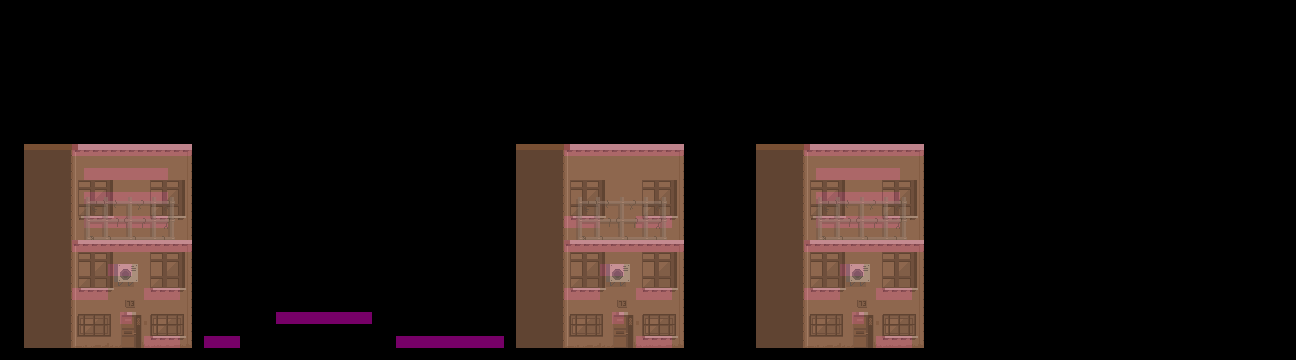

A level layout from a 2D game, rendered from its tile map. Below: a short description, then the map file with tile-grid data replaced by summaries:
An orthogonal 108x30 tile map with 12x12 px tiles, 3 tile layers (platformLayer, buildingsLayer, scaffoldLayer), 1 hidden layer not drawn, 4 tilesets.

<map version="1.0" tiledversion="1.0.2" orientation="orthogonal" renderorder="right-down" width="108" height="30" tilewidth="12" tileheight="12" nextobjectid="27">
 <tileset firstgid="1" name="platformTile" tilewidth="12" tileheight="12" tilecount="1" columns="1">
  <image source="platformTile.png" trans="22ff29" width="12" height="12" />
 </tileset>
 <tileset firstgid="2" name="groundTile" tilewidth="12" tileheight="12" tilecount="1" columns="1">
  <image source="groundTile.png" trans="22ff29" width="12" height="12" />
 </tileset>
 <tileset firstgid="3" name="building_01" tilewidth="12" tileheight="12" tilecount="238" columns="14">
  <image source="building_01.png" trans="22ff29" width="174" height="204" />
 </tileset>
 <tileset firstgid="241" name="billboard_scaffold" tilewidth="12" tileheight="12" tilecount="32" columns="8">
  <image source="billboard_scaffold.png" trans="22ff29" width="96" height="58" />
 </tileset>
 <imagelayer name="Background" visible="0">
  <image source="bg.png" width="1280" height="360" />
 </imagelayer>
 <layer name="platformLayer" width="108" height="30">
  <data>[3240 cells, 164 non-empty, 1 distinct tile ids]</data>
 </layer>
 <layer name="buildingsLayer" width="108" height="30" opacity="0.76">
  <data>[3240 cells, 714 non-empty, 238 distinct tile ids]</data>
 </layer>
 <layer name="scaffoldLayer" width="108" height="30" opacity="0.53">
  <data>[3240 cells, 96 non-empty, 32 distinct tile ids]</data>
 </layer>
</map>
